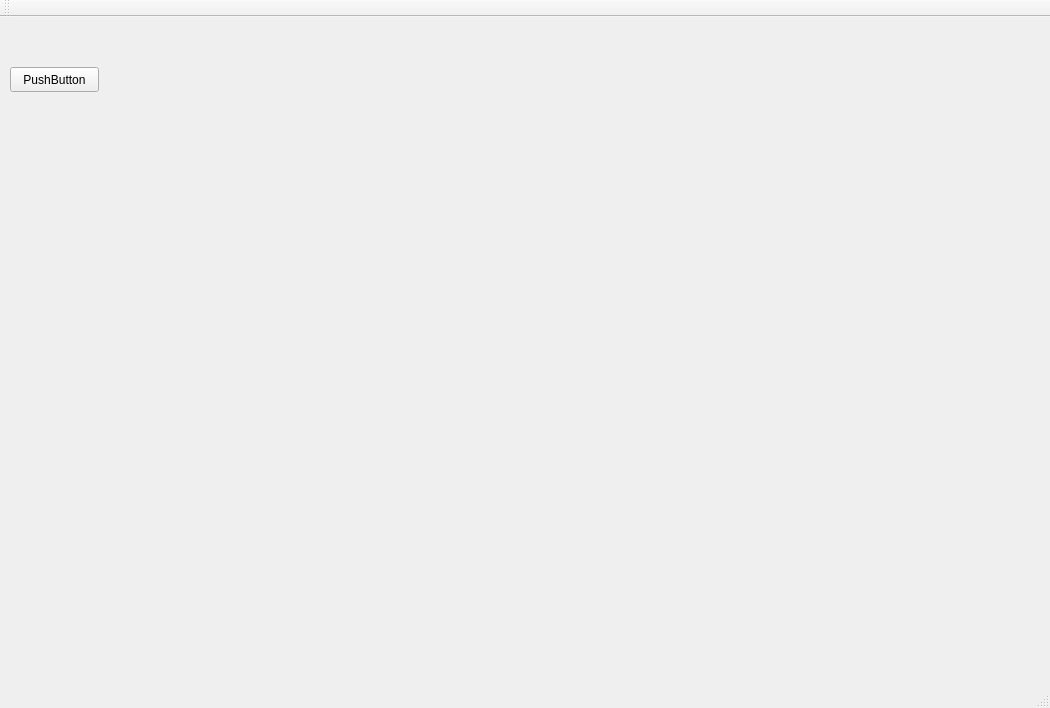
<?xml version="1.0" encoding="UTF-8"?>
<ui version="4.0">
 <class>MainWindow</class>
 <widget class="QMainWindow" name="MainWindow">
  <property name="geometry">
   <rect>
    <x>0</x>
    <y>0</y>
    <width>1050</width>
    <height>708</height>
   </rect>
  </property>
  <property name="windowTitle">
   <string>MainWindow</string>
  </property>
  <widget class="QWidget" name="centralWidget">
   <widget class="QPushButton" name="pbAlert">
    <property name="geometry">
     <rect>
      <x>10</x>
      <y>50</y>
      <width>89</width>
      <height>25</height>
     </rect>
    </property>
    <property name="text">
     <string>PushButton</string>
    </property>
   </widget>
   <widget class="QWidget" name="verticalLayoutWidget">
    <property name="geometry">
     <rect>
      <x>149</x>
      <y>30</y>
      <width>881</width>
      <height>561</height>
     </rect>
    </property>
    <layout class="QVBoxLayout" name="viewLayout"/>
   </widget>
  </widget>
  <widget class="QMenuBar" name="menuBar">
   <property name="geometry">
    <rect>
     <x>0</x>
     <y>0</y>
     <width>1050</width>
     <height>28</height>
    </rect>
   </property>
  </widget>
  <widget class="QToolBar" name="mainToolBar">
   <attribute name="toolBarArea">
    <enum>TopToolBarArea</enum>
   </attribute>
   <attribute name="toolBarBreak">
    <bool>false</bool>
   </attribute>
  </widget>
  <widget class="QStatusBar" name="statusBar"/>
 </widget>
 <layoutdefault spacing="6" margin="11"/>
 <resources/>
 <connections/>
</ui>
